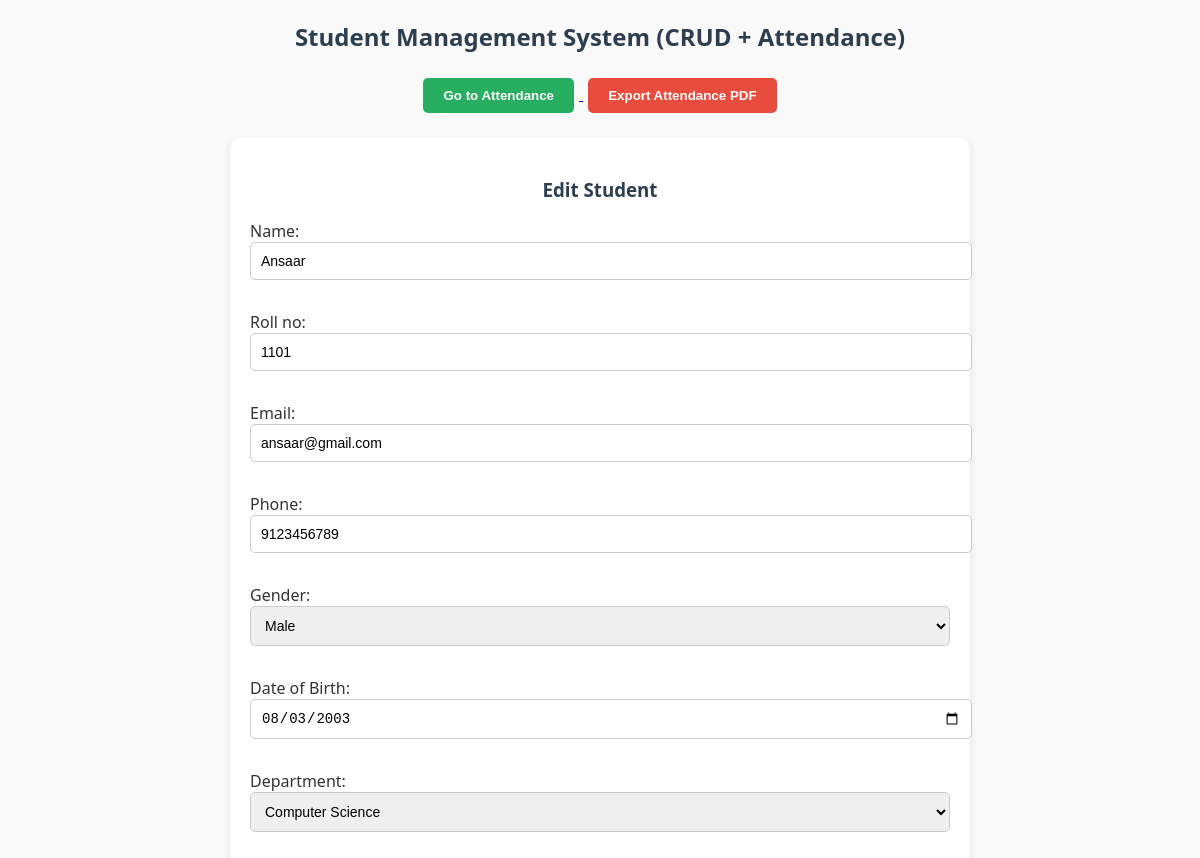
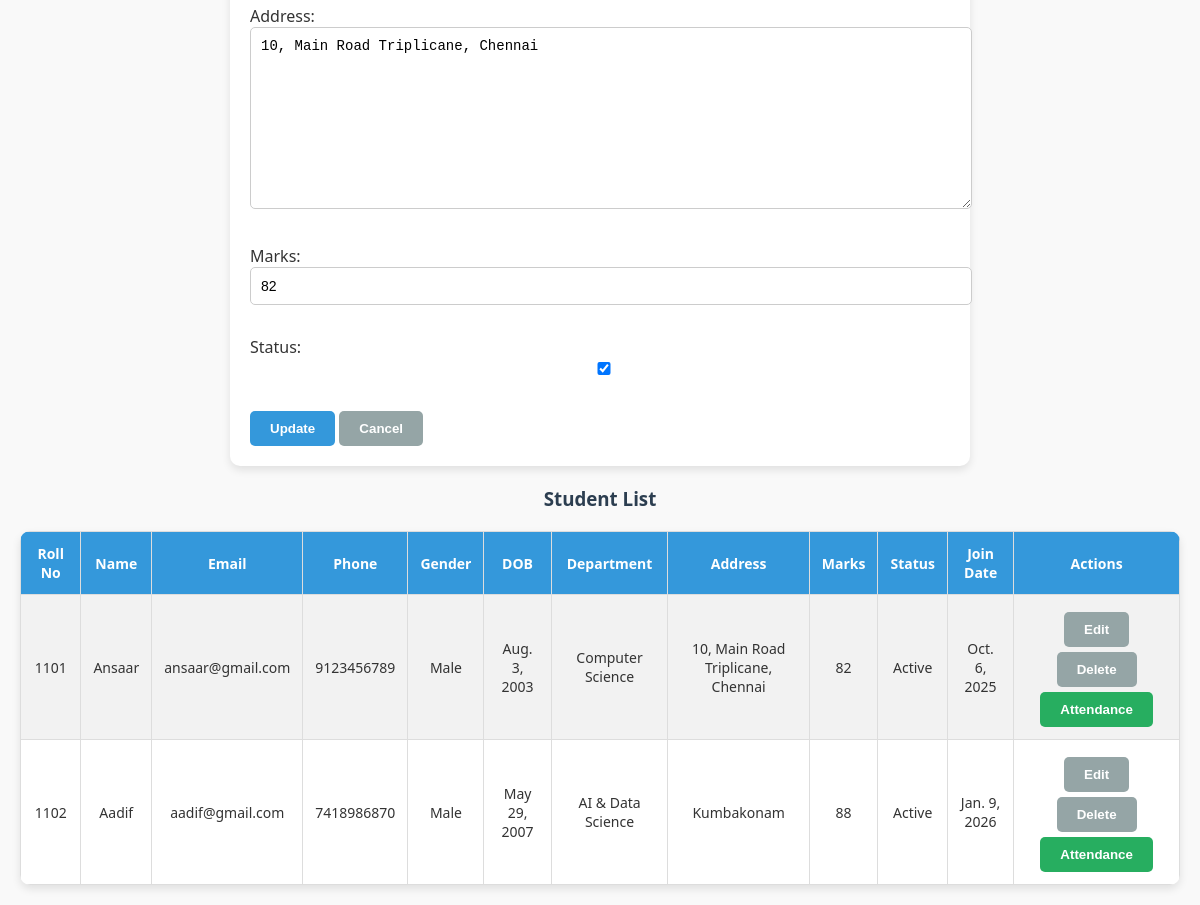
Screenshot of /students/?action=edit&id=2 with the database file from the repository (2 pictures, top to bottom).
### students/models.py (models this page shows, shortened)
class Student(models.Model):
    GENDER_CHOICES = [
        ('M', 'Male'),
        ('F', 'Female'),
        ('O', 'Other'),
    ]
    DEPARTMENT_CHOICES = [
        ('CSE', 'Computer Science'),
        ('IT', 'Information Technology'),
        ('ECE', 'Electronics & Communication'),
        ('EEE', 'Electrical & Electronics'),
        ('MECH', 'Mechanical'),
        ('CIVIL', 'Civil'),
        ('AI&DS', 'AI & Data Science'),
    ]
    name = models.CharField(max_length=100)
    roll_no = models.CharField(max_length=20, unique=True)
    email = models.EmailField(unique=True)
    phone = models.CharField(max_length=15)
    gender = models.CharField(max_length=1, choices=GENDER_CHOICES)
    dob = models.DateField(verbose_name="Date of Birth")
    department = models.CharField(max_length=20, choices=DEPARTMENT_CHOICES)
    address = models.TextField()
    join_date = models.DateField(auto_now_add=True)
    updated_at = models.DateTimeField(auto_now=True)
    marks = models.IntegerField(default=0)
    status = models.BooleanField(default=True)

### students/views.py (the view)
# urls.py: path('students/', student_view, name='students'),  # Single URL for all CRUD
def student_view(request):
    action = request.GET.get('action')
    student_id = request.GET.get('id')
    if action == 'add' and request.method == 'POST':
        form = StudentForm(request.POST)
        if form.is_valid():
            form.save()
            return redirect('/students/')
    elif action == 'edit' and student_id:
        student = get_object_or_404(Student, id=student_id)
        if request.method == 'POST':
            form = StudentForm(request.POST, instance=student)
            if form.is_valid():
                form.save()
                return redirect('/students/')
        else:
            form = StudentForm(instance=student)
        students = Student.objects.all()
        return render(request, 'students.html', {
            'form': form,
            'students': students,
            'edit_mode': True,
            'edit_id': student.id
        })
    elif action == 'delete' and student_id:
        student = get_object_or_404(Student, id=student_id)
        student.delete()
        return redirect('/students/')
    form = StudentForm()
    students = Student.objects.all()
    return render(request, 'students.html', {'form': form, 'students': students})

### students/forms.py
class StudentForm(forms.ModelForm):
    class Meta:
        model = Student
        fields = '__all__'
        widgets = {
            'dob': forms.DateInput(attrs={'type': 'date'}),
        }

### students/templates/students.html (shortened to what this page needs)
<!DOCTYPE html>
<html>
<head>
</head>
<body>
<h2>Student Management System (CRUD + Attendance)</h2>
<div class="top-buttons">
    <a href="/attendance/">
        <button>Go to Attendance</button>
    </a>
    <a href="/attendance/pdf/">
        <button class="pdf-btn">Export Attendance PDF</button>
    </a>
</div>
<form method="POST"
      action="{% if edit_mode %}?action=edit&id={{ edit_id }}{% else %}?action=add{% endif %}">
    <h3>{% if edit_mode %}Edit Student{% else %}Add Student{% endif %}</h3>
    {{ form.as_p }}
    <button type="submit">
        {% if edit_mode %}Update{% else %}Add{% endif %}
    </button>
    {% if edit_mode %}
        <a href="/students/">
            <button type="button">Cancel</button>
        </a>
    {% endif %}
</form>
<h3>Student List</h3>
<table>
    <tr>
        <th>Roll No</th>
        <th>Name</th>
        <th>Email</th>
        <th>Phone</th>
        <th>Gender</th>
        <th>DOB</th>
        <th>Department</th>
        <th>Address</th>
        <th>Marks</th>
        <th>Status</th>
        <th>Join Date</th>
        <th>Actions</th>
    </tr>
    {% for student in students %}
    <tr>
        <td data-label="Roll No">{{ student.roll_no }}</td>
        <td data-label="Name">{{ student.name }}</td>
        <td data-label="Email">{{ student.email }}</td>
        <td data-label="Phone">{{ student.phone }}</td>
        <td data-label="Gender">{{ student.get_gender_display }}</td>
        <td data-label="DOB">{{ student.dob }}</td>
        <td data-label="Department">{{ student.get_department_display }}</td>
        <td data-label="Address">{{ student.address }}</td>
        <td data-label="Marks">{{ student.marks }}</td>
        <td data-label="Status">
            {% if student.status %}Active{% else %}Inactive{% endif %}
        </td>
        <td data-label="Join Date">{{ student.join_date }}</td>
        <td data-label="Actions">
            <a href="?action=edit&id={{ student.id }}">
                <button>Edit</button>
            </a>
            <a href="?action=delete&id={{ student.id }}"
               onclick="return confirm('Are you sure to delete?')">
                <button>Delete</button>
            </a>
            <a href="/attendance/?student_id={{ student.id }}">
                <button style="background-color:#27ae60;">
                    Attendance
                </button>
            </a>
        </td>
    </tr>
    {% endfor %}
</table>
</body>
</html>

### students/templates/students.html (style rules this page uses)
body { font-family: 'Segoe UI', Tahoma, Geneva, Verdana, sans-serif; background-color: #f9f9f9; margin: 20px; color: #333; }
h2, h3 { text-align: center; color: #2c3e50; }
.top-buttons { text-align: center; margin-bottom: 20px; }
.top-buttons button { margin: 5px; background-color: #27ae60; }
.pdf-btn { background-color: #e74c3c !important; }
form { background-color: #fff; padding: 20px; max-width: 700px; margin: 20px auto; border-radius: 10px; box-shadow: 0 4px 8px rgba(0,0,0,0.1); }
input, select, textarea { width: 100%; padding: 10px; margin-bottom: 15px; border-radius: 5px; border: 1px solid #ccc; font-size: 14px; }
button { padding: 10px 20px; margin-top: 5px; background-color: #3498db; color: white; border: none; border-radius: 5px; cursor: pointer; font-weight: bold; transition: background 0.3s; }
a button { background-color: #95a5a6; }
table { border-collapse: collapse; width: 100%; max-width: 1200px; margin: 20px auto; background-color: #fff; box-shadow: 0 4px 8px rgba(0,0,0,0.1); border-radius: 10px; overflow: hidden; }
th, td { border: 1px solid #ddd; padding: 12px; text-align: center; font-size: 14px; }
th { background-color: #3498db; color: white; }
tr:nth-child(even) { background-color: #f2f2f2; }

### rows the page displays
Student: name "Ansaar", roll_no "1101", email "ansaar@gmail.com", phone "9123456789", gender "Male", dob "08/03/2003", department "Computer Science", address "10, Main Road Triplicane, Chennai", marks "82", status "☑", dob "Aug. 3, 2003", shows "Active", join_date "Oct. 6, 2025"
Student: roll_no "1102", name "Aadif", email "aadif@gmail.com", phone "7418986870", gender "Male", dob "May 29, 2007", department "AI & Data Science", address "Kumbakonam", marks "88", status "Active", join_date "Jan. 9, 2026"
